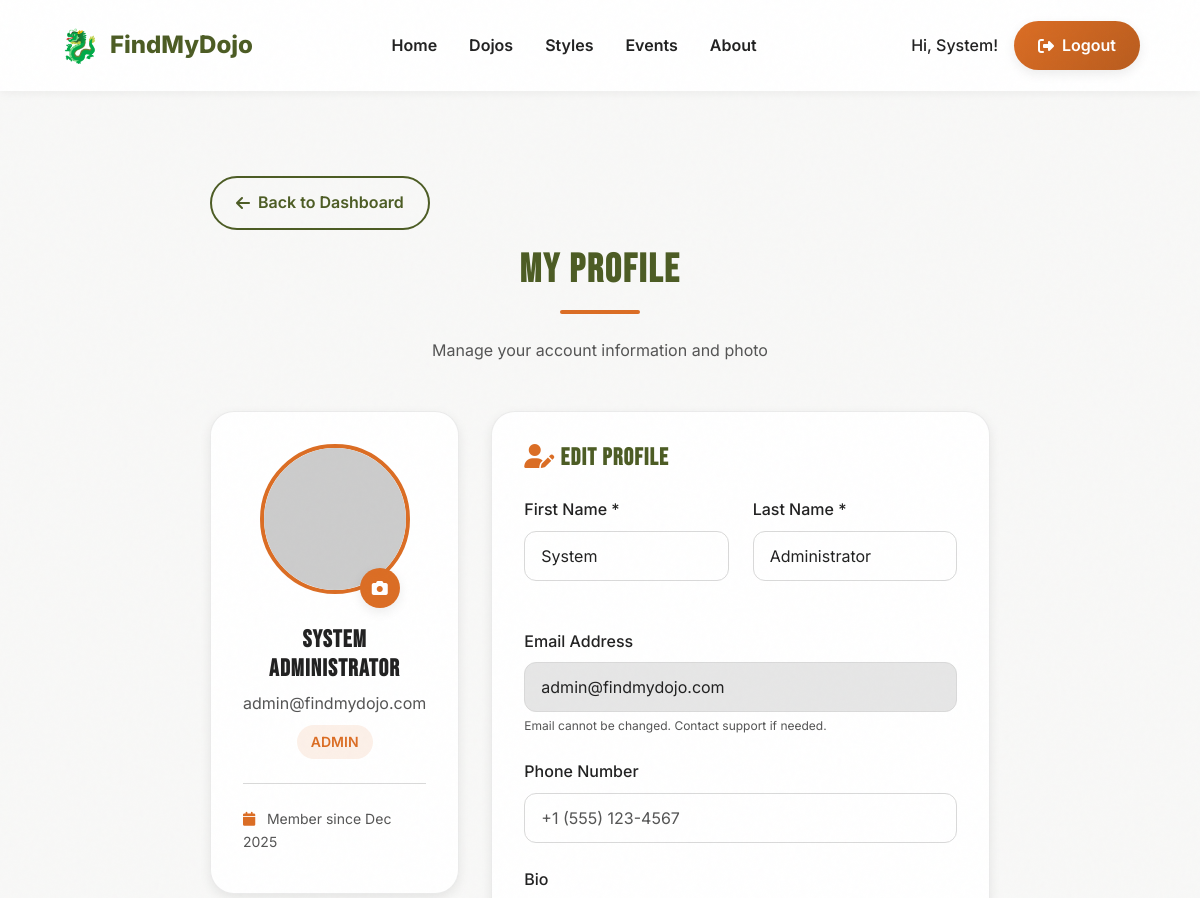
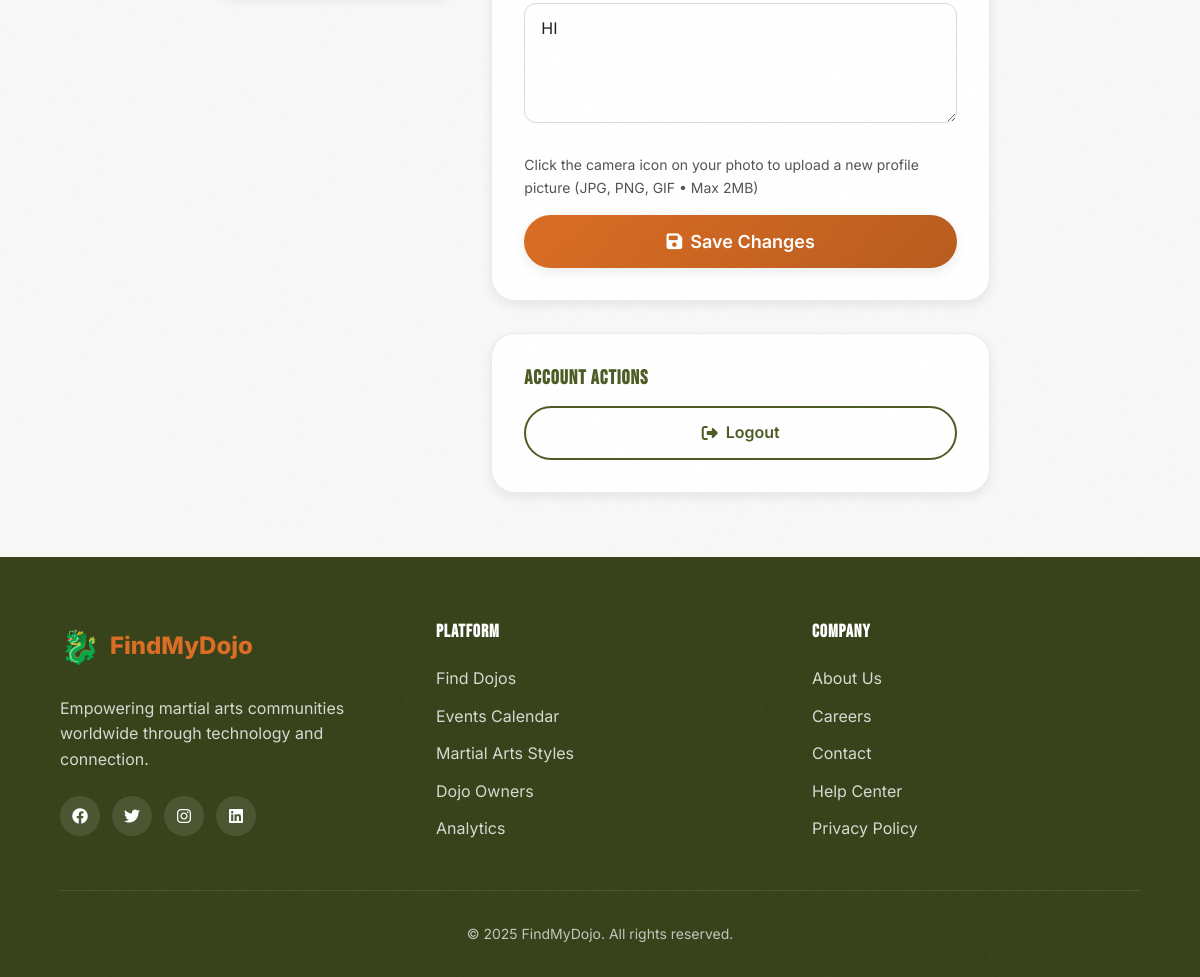
/profile.php (signed in), run on the app's committed database (2 pictures, top to bottom).
### tables this page shows
CREATE TABLE `profiles` (
  `profile_id` int(11) NOT NULL,
  `user_id` int(11) NOT NULL,
  `first_name` varchar(100) NOT NULL,
  `last_name` varchar(100) NOT NULL,
  `phone` varchar(20) DEFAULT NULL,
  `bio` text DEFAULT NULL,
  `profile_image` varchar(255) DEFAULT NULL,
  `city_id` int(11) DEFAULT NULL,
  `created_at` timestamp NOT NULL DEFAULT current_timestamp(),
  `updated_at` timestamp NOT NULL DEFAULT current_timestamp() ON UPDATE current_timestamp()
);

CREATE TABLE `users` (
  `user_id` int(11) NOT NULL,
  `email` varchar(255) NOT NULL,
  `password_hash` varchar(255) NOT NULL,
  `role` enum('student','dojo_owner','admin') DEFAULT 'student',
  `is_active` tinyint(1) DEFAULT 1,
  `created_at` timestamp NOT NULL DEFAULT current_timestamp(),
  `updated_at` timestamp NOT NULL DEFAULT current_timestamp() ON UPDATE current_timestamp()
);

### profile.php (the view, shortened to what this page needs)
<?php
require_once 'includes/header.php';
$user_id = $_SESSION['user_id'];
$upload_url = 'assets/images/profiles/';
try {
    $query = "
        SELECT u.*, p.*
        FROM users u
        INNER JOIN profiles p ON u.user_id = p.user_id
        WHERE u.user_id = ?
    ";
    $stmt = $pdo->prepare($query);
    $stmt->execute([$user_id]);
    $user = $stmt->fetch();
} catch (PDOException $e) {
    die("Error loading profile: " . $e->getMessage());
}
$profile_img_url = $user['profile_image']
    ? $upload_url . htmlspecialchars($user['profile_image'])
    : 'https://ui-avatars.com/api/?name=' . urlencode($user['first_name'] . ' ' . $user['last_name']) . '&size=150&background=d97706&color=fff';
?>
<div style="padding-top: 6rem; padding-bottom: 4rem;">
    <div class="container" style="max-width: 900px;">
        <div style="margin-bottom: 3rem;" data-aos="fade-up">
            <a href="dashboard.php" class="btn btn-outline" style="margin-bottom: 1rem;">
                <i class="fas fa-arrow-left"></i> Back to Dashboard
            </a>
            <h1 class="section-title">My Profile</h1>
            <p class="section-description">Manage your account information and photo</p>
        </div>
        <div class="grid" style="grid-template-columns: 1fr 2fr; gap: 2rem;">
            <div>
                <div class="glass-card" style="padding: 2rem; text-align: center;" data-aos="fade-right">
                    <div style="position: relative; display: inline-block;">
                        <img id="profilePreview" src="<?php echo $profile_img_url; ?>"
                             alt="Profile"
                             style="width: 150px; height: 150px; border-radius: 50%; object-fit: cover; margin: 0 auto 1.5rem; border: 4px solid var(--color-primary);">
                        <label for="profile_pic" style="position: absolute; bottom: 10px; right: 10px; background: var(--color-primary); color: white; width: 40px; height: 40px; border-radius: 50%; display: flex; align-items: center; justify-content: center; cursor: pointer; box-shadow: var(--shadow-md);">
                            <i class="fas fa-camera"></i>
                        </label>
                    </div>
                    <h2 style="font-size: 1.5rem; color: var(--color-foreground); margin-bottom: 0.5rem;">
                        <?php echo htmlspecialchars($user['first_name'] . ' ' . $user['last_name']); ?>
                    </h2>
                    <p style="color: var(--color-muted-foreground); margin-bottom: 0.5rem;">
                        <?php echo htmlspecialchars($user['email']); ?>
                    </p>
                    <span style="display: inline-block; padding: 0.375rem 0.875rem; background: hsla(24, 72%, 50%, 0.1); color: var(--color-primary); border-radius: var(--radius-full); font-size: 0.875rem; font-weight: 600; text-transform: uppercase;">
                        <?php echo ucfirst(str_replace('_', ' ', $user['role'])); ?>
                    </span>
                    <div style="margin-top: 1.5rem; padding-top: 1.5rem; border-top: 1px solid var(--color-border); text-align: left;">
                        <p style="font-size: 0.875rem; color: var(--color-muted-foreground); margin-bottom: 0.5rem;">
                            <i class="fas fa-calendar" style="width: 1.25rem; color: var(--color-primary);"></i>
                            Member since <?php echo date('M Y', strtotime($user['created_at'])); ?>
                        </p>
                    </div>
                </div>
            </div>
            <div>
                <div class="glass-card" style="padding: 2rem;" data-aos="fade-left">
                    <h3 style="font-size: 1.5rem; color: var(--color-secondary); margin-bottom: 1.5rem;">
                        <i class="fas fa-user-edit" style="color: var(--color-primary);"></i>
                        Edit Profile
                    </h3>
                    <form method="POST" action="" enctype="multipart/form-data">
                        <div class="grid grid-cols-2" style="gap: 1.5rem; margin-bottom: 1.5rem;">
                            <div class="form-group">
                                <label for="first_name" class="form-label">First Name *</label>
                                <input type="text" id="first_name" name="first_name" class="form-input"
                                       value="<?php echo htmlspecialchars($user['first_name']); ?>" required>
                            </div>
                            <div class="form-group">
                                <label for="last_name" class="form-label">Last Name *</label>
                                <input type="text" id="last_name" name="last_name" class="form-input"
                                       value="<?php echo htmlspecialchars($user['last_name']); ?>" required>
                            </div>
                        </div>
                        <div class="form-group" style="margin-bottom: 1.5rem;">
                            <label class="form-label">Email Address</label>
                            <input type="email" class="form-input" value="<?php echo htmlspecialchars($user['email']); ?>" disabled
                                   style="background: var(--color-muted); cursor: not-allowed;">
                            <p style="font-size: 0.75rem; color: var(--color-muted-foreground); margin-top: 0.25rem;">
                                Email cannot be changed. Contact support if needed.
                            </p>
                        </div>
                        <div class="form-group" style="margin-bottom: 1.5rem;">
                            <label for="phone" class="form-label">Phone Number</label>
                            <input type="tel" id="phone" name="phone" class="form-input" placeholder="+1 (555) 123-4567"
                                   value="<?php echo htmlspecialchars($user['phone'] ?? ''); ?>">
                        </div>
                        <div class="form-group" style="margin-bottom: 1.5rem;">
                            <label for="bio" class="form-label">Bio</label>
                            <textarea id="bio" name="bio" class="form-textarea" rows="4" placeholder="Tell us about yourself..."><?php echo htmlspecialchars($user['bio'] ?? ''); ?></textarea>
                        </div>
                        <p style="font-size: 0.875rem; color: var(--color-muted-foreground); margin-bottom: 1rem;">
                            Click the camera icon on your photo to upload a new profile picture (JPG, PNG, GIF • Max 2MB)
                        </p>
                        <button type="submit" class="btn btn-primary btn-lg" style="width: 100%;">
                            <i class="fas fa-save"></i>
                            Save Changes
                        </button>
                    </form>
                </div>
                <div class="glass-card" style="padding: 2rem; margin-top: 2rem;" data-aos="fade-left" data-aos-delay="100">
                    <h3 style="font-size: 1.25rem; color: var(--color-secondary); margin-bottom: 1rem;">
                        Account Actions
                    </h3>
                    <a href="logout.php" class="btn btn-outline" style="justify-content: center; width: 100%;">
                        <i class="fas fa-sign-out-alt"></i> Logout
                    </a>
                </div>
            </div>
        </div>
    </div>
</div>
<?php require_once 'includes/footer.php'; ?>

### css/main.css (style rules this page uses)
:root { --color-primary: hsl(24, 72%, 50%); --color-primary-dark: hsl(24, 72%, 42%); --color-secondary: hsl(77, 44%, 25%); --color-secondary-dark: hsl(77, 44%, 18%); --color-accent: hsl(77, 44%, 25%); --color-background: hsl(40, 10%, 97%); --color-foreground: hsl(0, 0%, 13%); --color-card: hsl(0, 0%, 100%); --color-muted: hsl(0, 0%, 90%); --color-muted-foreground: hsl(0, 0%, 33%); --color-border: hsl(0, 0%, 85%); --gradient-hero: linear-gradient(135deg, hsl(0, 0%, 96%) 0%, hsl(24, 72%, 50%, 0.05) 100%); --gradient-text: linear-gradient(90deg, hsl(77, 44%, 25%) 0%, hsl(24, 72%, 50%) 100%); --gradient-button: linear-gradient(135deg, hsl(24, 72%, 50%) 0%, hsl(24, 72%, 42%) 100%); --gradient-accent: linear-gradient(135deg, hsl(77, 44%, 25%) 0%, hsl(77, 44%, 18%) 100%); --font-display: 'Bebas Neue', sans-serif; --font-body: 'Inter', sans-serif; --spacing-xs: 0.5rem; --spacing-sm: 1rem; --spacing-md: 1.5rem; --spacing-lg: 2rem; --spacing-xl: 3rem; --spacing-2xl: 4rem; --radius-sm: 0.5rem; --radius-md: 0.75rem; --radius-lg: 1rem; --radius-xl: 1.5rem; --radius-full: 9999px; --shadow-sm: 0 2px 4px rgba(0, 0, 0, 0.05); --shadow-md: 0 4px 12px rgba(0, 0, 0, 0.08); --shadow-lg: 0 10px 30px rgba(0, 0, 0, 0.12); --shadow-xl: 0 20px 40px rgba(0, 0, 0, 0.15); --transition-fast: 0.2s ease; --transition-base: 0.3s ease; --transition-slow: 0.5s ease; --container-max: 1200px; --container-padding: 5%; }
* { margin: 0; padding: 0; box-sizing: border-box; }
html { scroll-behavior: smooth; font-size: 16px; }
body { font-family: var(--font-body); background-color: var(--color-background); color: var(--color-foreground); line-height: 1.6; -webkit-font-smoothing: antialiased; -moz-osx-font-smoothing: grayscale; overflow-x: hidden; }
h1, h2, h3, h4, h5, h6 { font-family: var(--font-display); letter-spacing: 0.05em; line-height: 1.2; }
h1 { font-size: 3rem; }
h2 { font-size: 2.5rem; }
h3 { font-size: 2rem; }
a { color: inherit; text-decoration: none; transition: color var(--transition-base); }
img { max-width: 100%; height: auto; display: block; }
button, input, textarea, select { font-family: inherit; font-size: inherit; border: none; outline: none; }
button { cursor: pointer; }
.container { max-width: var(--container-max); margin: 0 auto; padding: 0 var(--container-padding); }
.section-title { font-size: 2.5rem; text-align: center; margin-bottom: var(--spacing-md); color: var(--color-secondary); }
.section-title::after { content: ''; display: block; width: 80px; height: 4px; background: var(--color-primary); margin: var(--spacing-sm) auto; border-radius: var(--radius-sm); }
.section-description { text-align: center; color: var(--color-muted-foreground); max-width: 700px; margin: 0 auto var(--spacing-xl); }
.grid { display: grid; gap: var(--spacing-lg); }
.grid-cols-2 { grid-template-columns: repeat(2, 1fr); }
.btn { display: inline-flex; align-items: center; justify-content: center; gap: var(--spacing-xs); padding: 0.75rem 1.5rem; font-weight: 600; border-radius: var(--radius-full); transition: all var(--transition-base); text-align: center; white-space: nowrap; }
.btn-primary { background: var(--gradient-button); color: white; box-shadow: var(--shadow-md); }
.btn-outline { background: transparent; border: 2px solid var(--color-secondary); color: var(--color-secondary); }
.btn-lg { padding: 1rem 2rem; font-size: 1.125rem; }
.glass-card { background: var(--color-card); backdrop-filter: blur(10px); border: 1px solid rgba(0, 0, 0, 0.08); border-radius: var(--radius-xl); box-shadow: var(--shadow-md); transition: all var(--transition-base); }
.form-group { margin-bottom: var(--spacing-md); }
.form-label { display: block; font-weight: 500; margin-bottom: var(--spacing-xs); color: var(--color-foreground); }
.form-input, .form-textarea, .form-select { width: 100%; padding: 0.875rem 1rem; background: rgba(255, 255, 255, 0.5); border: 1px solid var(--color-border); border-radius: var(--radius-md); color: var(--color-foreground); transition: border-color var(--transition-base); }
.form-input::placeholder, .form-textarea::placeholder { color: var(--color-muted-foreground); }
.form-textarea { resize: vertical; min-height: 120px; }

### css/responsive.css (style rules this page uses)
body { min-width: 1024px; overflow-x: auto; }
@media (min-width: 1024px) { .container { max-width: 1400px; } }

### data on the page
profiles: first_name+last_name "System Administrator", user.email "admin@findmydojo.com", user.role "ADMIN", created_at "Dec 2025", first_name "System", last_name "Administrator", bio "HI"

### other printed values
SITE_NAME "FindMyDojo"
$link['name'] "Home"
$link['name'] "Dojos"
$link['name'] "Styles"
$link['name'] "Events"
$link['name'] "About"
$_SESSION['first_name'] "System"
$link['name'] "Find Dojos"
$link['name'] "Events Calendar"
$link['name'] "Martial Arts Styles"
$link['name'] "Dojo Owners"
$link['name'] "Analytics"
$link['name'] "About Us"
$link['name'] "Careers"
$link['name'] "Contact"
